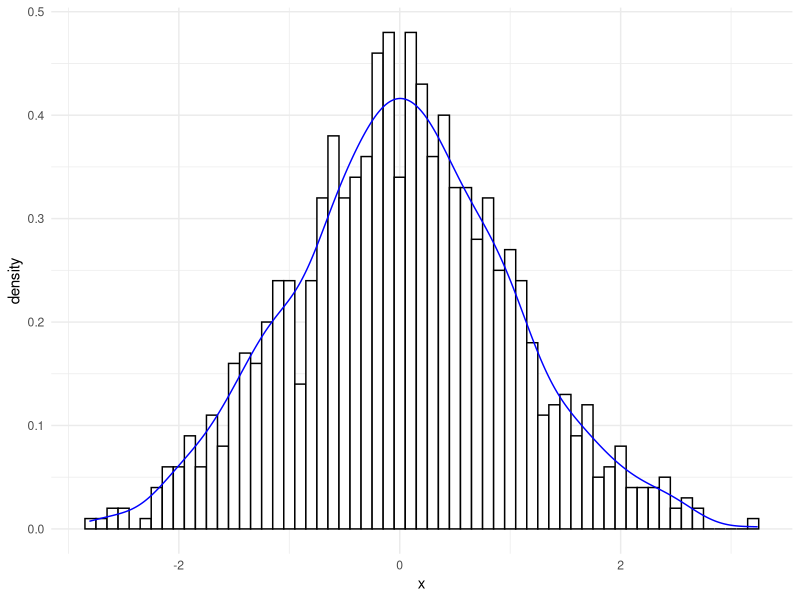

The R script that drew this image:
# For class demo

library(ggplot2)
set.seed(123)
data <- rnorm(1000, mean=0, sd=1)
ggplot(data.frame(x=data), aes(x=x)) +
geom_histogram(aes(y=..density..), binwidth=0.1, fill="white", color="black") +
geom_density(aes(y=..density..), color="blue") +
theme_minimal()
